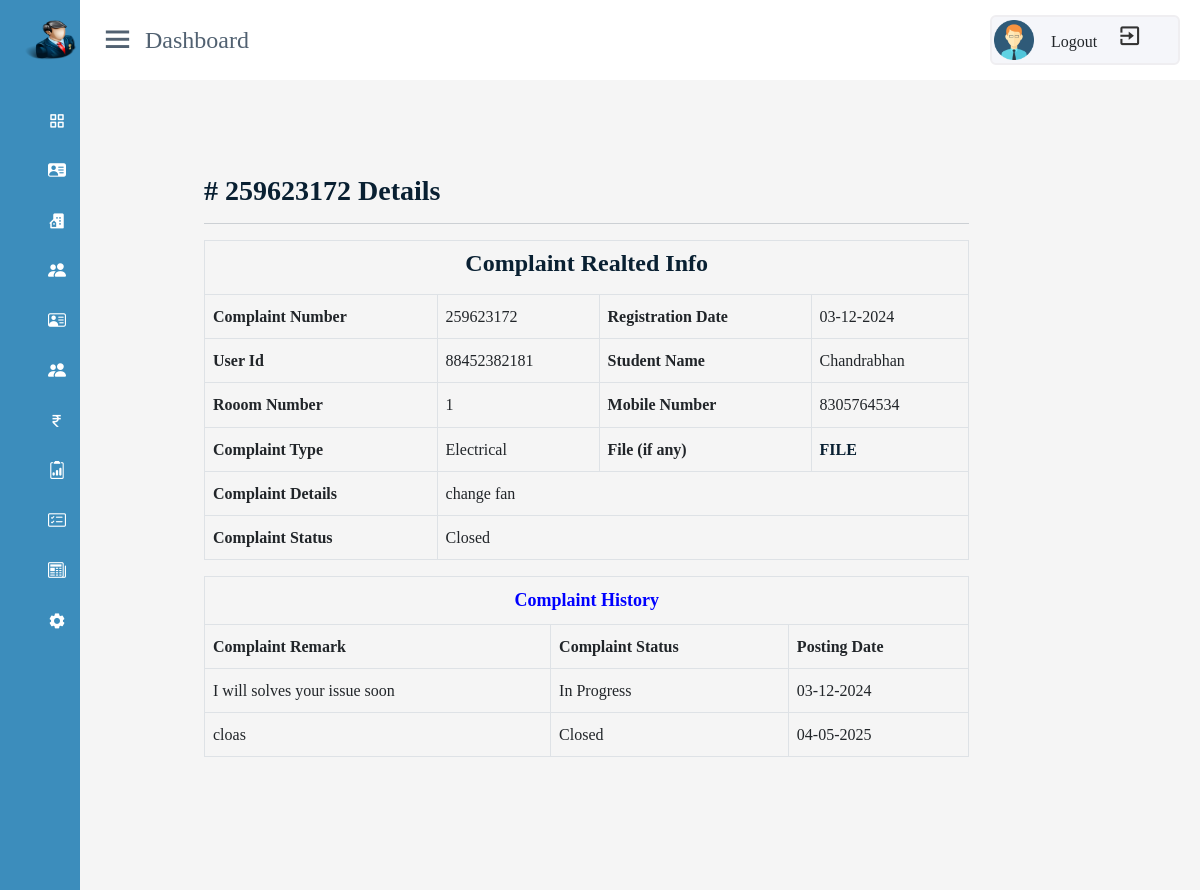
The app's page /admin/complaint_details.php?id=259623172 (signed in) with its own data.
### tables this page shows
CREATE TABLE `complaint` (
  `id` int(11) NOT NULL,
  `complaint_no` bigint(12) DEFAULT NULL,
  `userid` varchar(225) NOT NULL,
  `name` varchar(225) NOT NULL,
  `mobile` varchar(10) NOT NULL,
  `roomno` int(11) NOT NULL,
  `complaint_type` varchar(225) NOT NULL,
  `complaint_details` varchar(255) NOT NULL,
  `complaint_doc` varchar(400) NOT NULL,
  `complaint_status` varchar(255) NOT NULL DEFAULT 'New',
  `registration_date` timestamp NOT NULL DEFAULT current_timestamp()
);

CREATE TABLE `complainthistory` (
  `id` int(11) NOT NULL,
  `complaint_no` bigint(11) DEFAULT NULL,
  `complaint_status` varchar(255) NOT NULL,
  `complaint_remark` varchar(255) NOT NULL,
  `posting_date` timestamp NOT NULL DEFAULT current_timestamp()
);

### admin/complaint_details.php (the view, shortened to what this page needs)
<!DOCTYPE html>
<html lang="en">
<head>
    <link rel="stylesheet" href="./css/room_register.css">
</head>
<body>
<?php require('./includes/header.php')?>
<?php
    include('includes/db_config.php');
     if(isset($_GET['id']))
     {
        $complaint_no = $_GET['id'];
        echo '<h3> #'.$complaint_no.' Details</h3>';
        $query="select * from complaint where complaint_no='$complaint_no'";
        $data=mysqli_query($con,$query);
        $row=mysqli_fetch_assoc($data);
        $query1="select * from complainthistory  where complaint_no='$complaint_no' ";
        $data1=mysqli_query($con,$query1);
     }
    ?>
<div class="container-fluid">
    <div class="row">
        <div class="col-lg-10 p-4 overflow-hidden  ">
            <div class="home-section">
               <div class="home-content">
                <h3 class="mt-2" style="font-family: Georgia, 'Times New Roman', Times, serif;"><?php echo '<h3> # '.$complaint_no.'  Details</h3>';?></h3>
                <hr>
                <table id="zctb" class="table table-bordered  dataTable" cellspacing="0" width="100%" border="1">
                <tbody>
                <tr>
                <td colspan="6" style="text-align:center; color:blue"><h4>Complaint Realted Info</h4></td>
                </tr>
                <tr>
                    <th>Complaint Number </th>
                    <td><?php echo $row['complaint_no']?></td>
                    <th>Registration Date</th>
                    <td><?php $wop = $row['registration_date']; print date("d-m-Y",strtotime($wop))?></td>
                </tr>
                <tr>
                    <th>User Id</th>
                    <td><?php echo $row['userid']?></td>
                    <th>Student Name</th>
                    <td><?php echo $row['name']?></td>
                </tr>
                <tr>
                    <th>Rooom Number </th>
                    <td><?php echo $row['roomno']?></td>
                    <th>Mobile Number</th>
                    <td><?php echo $row['mobile']?></td>
                </tr>
                <tr>
                <th>Complaint Type </th>
                <td><?php echo $row['complaint_type']?></td>
                <th>File (if any)</th>
                <td colspan="5"><?php echo"<a href='".$row['complaint_doc']."'  target='blank' >FILE</a>" ?></td>
                </tr>
                <tr>
                <th>Complaint Details</th>
                <td colspan="3"><?php echo $row['complaint_details']?></td>
                </tr>
                <tr>
                <th>Complaint Status </th>
                <td colspan="3"><?php echo $row['complaint_status']?></td>
                </tr>
                </tbody>
                </table>
                <table id="zctb" class="table table-bordered " cellspacing="0" width="100%" border="1">
                <thead>
                <tr>
                    <th colspan="3" style="color:blue; font-size:18px; text-align:center">Complaint History</th>
                </tr>
                <tr>
                    <th>Complaint Remark</th>
                    <th>Complaint Status</th>
                    <th>Posting Date</th>
                </tr>
                </thead>
                <tbody>
                <?php
                    while($row1=mysqli_fetch_assoc($data1))
                    {
                    ?>
                    <tr>
                        <td ><?php echo $row1['complaint_remark']?></td>
                        <td><?php echo $row1['complaint_status']?></td>
                        <td><?php $wop = $row1['posting_date']; print date("d-m-Y",strtotime($wop))?></td>
                    </tr>
                    <?php
                    }?>
                </tbody>
                </table>
                </div>
              </div>
            </div>
        </div>
    </div>
</body>
</html>
<?php require('./includes/footer.php')?>

### admin/css/room_register.css (style rules this page uses)
* { padding: 0; margin: 0; box-sizing: border-box; }
body { background-color:white; }
.home-content { padding: 100px 20px 20px 20px; }

### admin/css/adminpanel.css (style rules this page uses)
* { margin:0; padding:0; box-sizing: border-box; font-family: 'Poppins',sans-serif; }
body { min-height: 100vh; width: 100%; }
.home-section { background: #f5f5f5; position: relative; min-height: 100vh; width: calc(100% - 240px); left: 240px; transition: all 0.5s ease; }
.home-section .home-content { padding-top: 100px; }
@media (max-width: 1216px) { .home-section { width: calc(100% - 80px); left: 80px; } }

### css/styel.css (style rules this page uses)
body { font-family: "Barlow",sans-serif; line-height: 1.7; color:#516171; }
h1,h2,h3,h4,h5,h6 { font-weight: 700 !important; color: #092032; }
a { color: #092032; text-decoration: none; transition: all 0.4s ease; font-weight: 800; }

### css/footer.css (style rules this page uses)
* { text-decoration: none; font-family: poppins; box-sizing: border-box; }
body { margin:0; background-image:linear-gradient(to bottom,white,white); }

### records on screen
complaint: complaint_no "259623172", registration_date "03-12-2024", userid "88452382181", name "Chandrabhan", roomno "1", mobile "8305764534", complaint_type "Electrical", complaint_details "change fan", complaint_status "Closed"
complainthistory: complaint_remark "I will solves your issue soon", complaint_status "In Progress", posting_date "03-12-2024"
complainthistory: complaint_remark "cloas", complaint_status "Closed", posting_date "04-05-2025"

### other values on screen
$complaint_no "259623172"
